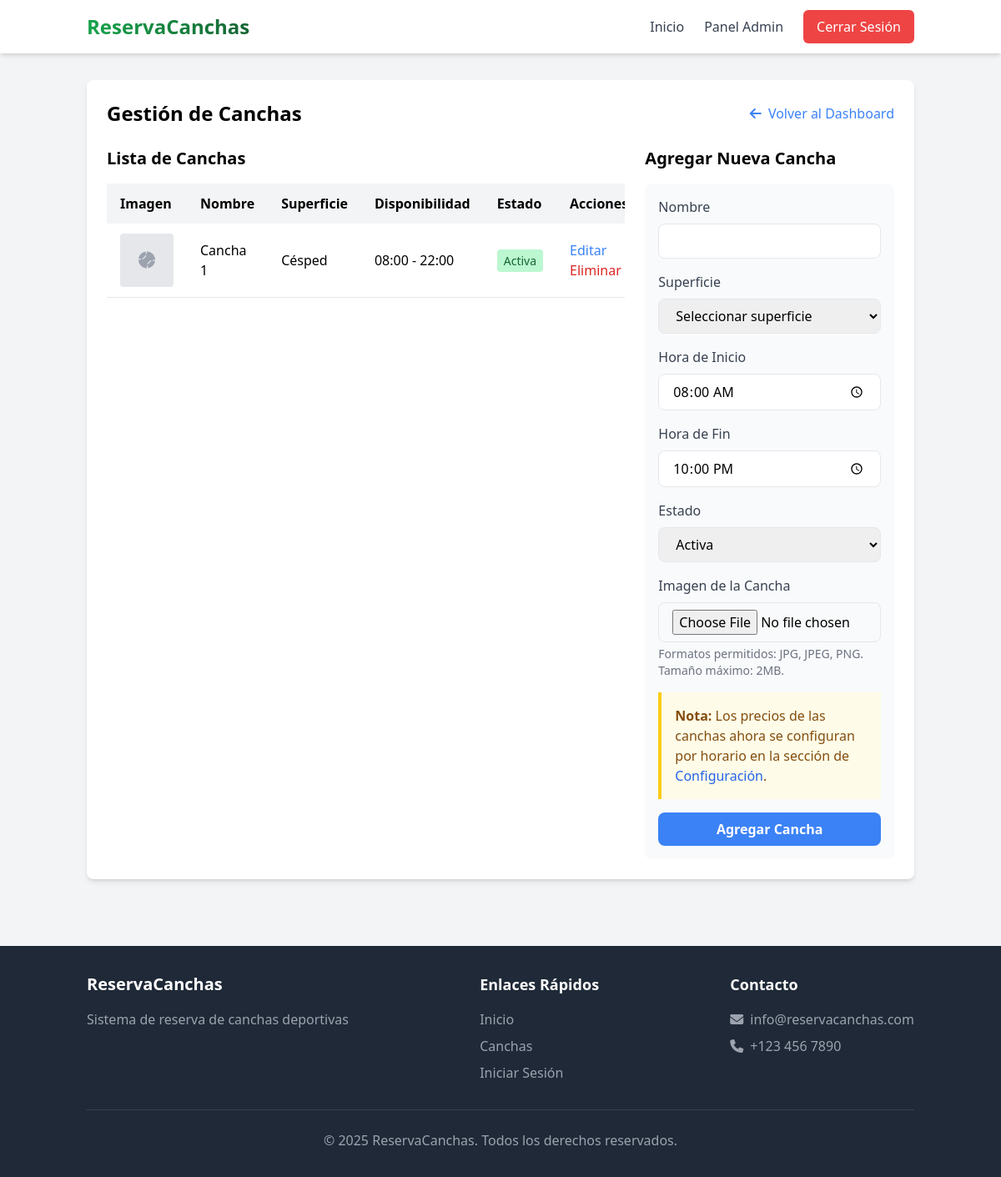
The app's page /index.php?page=admin-courts (signed in) with its own data.
### tables this page shows
CREATE TABLE IF NOT EXISTS courts (
    id INT AUTO_INCREMENT PRIMARY KEY,
    nombre VARCHAR(100) NOT NULL,
    superficie VARCHAR(50) NOT NULL,
    disponibilidad_inicio TIME NOT NULL,
    disponibilidad_fin TIME NOT NULL,
    estado BOOLEAN NOT NULL DEFAULT TRUE,
    imagen VARCHAR(255) DEFAULT NULL
);

### admin/courts.php (the view, shortened to what this page needs)
<?php
$database = new Database();
$db = $database->getConnection();
$editMode = false;
$courtToEdit = null;
$query = "SELECT * FROM courts ORDER BY nombre";
$stmt = $db->prepare($query);
$stmt->execute();
$courts = $stmt->fetchAll(PDO::FETCH_ASSOC);
?>
<div class="bg-white rounded-lg shadow-md p-6">
  <div class="flex justify-between items-center mb-6">
      <h2 class="text-2xl font-bold">Gestión de Canchas</h2>
      <a href="index.php?page=admin" class="text-primary hover:underline">
          <i class="fas fa-arrow-left mr-1"></i> Volver al Dashboard
      </a>
  </div>
  <div class="grid grid-cols-1 md:grid-cols-3 gap-6">
      <div class="md:col-span-2">
          <h3 class="text-xl font-semibold mb-4">Lista de Canchas</h3>
          <div class="overflow-x-auto">
              <table class="min-w-full bg-white">
                  <thead>
                      <tr>
                          <th class="py-3 px-4 bg-gray-100 text-left">Imagen</th>
                          <th class="py-3 px-4 bg-gray-100 text-left">Nombre</th>
                          <th class="py-3 px-4 bg-gray-100 text-left">Superficie</th>
                          <th class="py-3 px-4 bg-gray-100 text-left">Disponibilidad</th>
                          <th class="py-3 px-4 bg-gray-100 text-left">Estado</th>
                          <th class="py-3 px-4 bg-gray-100 text-left">Acciones</th>
                      </tr>
                  </thead>
                  <tbody>
                      <?php foreach ($courts as $court): ?>
                          <tr class="border-b">
                              <td class="py-3 px-4">
                                  <?php if (!empty($court['imagen'])): ?>
                                      <img src="uploads/courts/<?php echo $court['imagen']; ?>" alt="<?php echo $court['nombre']; ?>" class="w-16 h-16 object-cover rounded">
                                  <?php else: ?>
                                      <div class="w-16 h-16 bg-gray-200 rounded flex items-center justify-center">
                                          <i class="fa-solid fa-baseball text-gray-400 text-xl"></i>
                                      </div>
                                  <?php endif; ?>
                              </td>
                              <td class="py-3 px-4"><?php echo $court['nombre']; ?></td>
                              <td class="py-3 px-4"><?php echo $court['superficie']; ?></td>
                              <td class="py-3 px-4"><?php echo substr($court['disponibilidad_inicio'], 0, 5); ?> - <?php echo substr($court['disponibilidad_fin'], 0, 5); ?></td>
                              <td class="py-3 px-4">
                                  <?php if ($court['estado']): ?>
                                      <span class="bg-green-200 text-green-800 py-1 px-2 rounded text-sm">Activa</span>
                                  <?php else: ?>
                                      <span class="bg-red-200 text-red-800 py-1 px-2 rounded text-sm">Inactiva</span>
                                  <?php endif; ?>
                              </td>
                              <td class="py-3 px-4">
                                  <a href="index.php?page=admin-courts&action=edit&id=<?php echo $court['id']; ?>" class="text-primary hover:underline mr-3">
                                      Editar
                                  </a>
                                  <form action="api/admin/courts/delete.php" method="post" class="inline" onsubmit="return confirm('¿Está seguro que desea eliminar esta cancha?');">
                                      <button type="submit" class="text-red-600 hover:text-red-800">
                                          Eliminar
                                      </button>
                                  </form>
                              </td>
                          </tr>
                      <?php endforeach; ?>
                  </tbody>
              </table>
          </div>
      </div>
      <div>
          <h3 class="text-xl font-semibold mb-4">
              <?php echo $editMode ? 'Editar Cancha' : 'Agregar Nueva Cancha'; ?>
          </h3>
          <form action="api/admin/courts/<?php echo $editMode ? 'update.php' : 'create.php'; ?>" method="post" enctype="multipart/form-data" class="bg-gray-50 p-4 rounded-lg">
              <div class="mb-4">
                  <label for="nombre" class="block text-gray-700 font-medium mb-2">Nombre</label>
                  <input type="text" id="nombre" name="nombre" value="<?php echo $editMode ? $courtToEdit['nombre'] : ''; ?>" class="w-full px-4 py-2 border rounded-lg focus:outline-none focus:ring-2 focus:ring-primary" required>
              </div>
              <div class="mb-4">
                  <label for="superficie" class="block text-gray-700 font-medium mb-2">Superficie</label>
                  <select id="superficie" name="superficie" class="w-full px-4 py-2 border rounded-lg focus:outline-none focus:ring-2 focus:ring-primary" required>
                      <option value="">Seleccionar superficie</option>
                  </select>
              </div>
              <div class="mb-4">
                  <label for="disponibilidad_inicio" class="block text-gray-700 font-medium mb-2">Hora de Inicio</label>
                  <input type="time" id="disponibilidad_inicio" name="disponibilidad_inicio" value="<?php echo $editMode ? substr($courtToEdit['disponibilidad_inicio'], 0, 5) : '08:00'; ?>" class="w-full px-4 py-2 border rounded-lg focus:outline-none focus:ring-2 focus:ring-primary" required>
              </div>
              <div class="mb-4">
                  <label for="disponibilidad_fin" class="block text-gray-700 font-medium mb-2">Hora de Fin</label>
                  <input type="time" id="disponibilidad_fin" name="disponibilidad_fin" value="<?php echo $editMode ? substr($courtToEdit['disponibilidad_fin'], 0, 5) : '22:00'; ?>" class="w-full px-4 py-2 border rounded-lg focus:outline-none focus:ring-2 focus:ring-primary" required>
              </div>
              <div class="mb-4">
                  <label for="estado" class="block text-gray-700 font-medium mb-2">Estado</label>
                  <select id="estado" name="estado" class="w-full px-4 py-2 border rounded-lg focus:outline-none focus:ring-2 focus:ring-primary" required>
                      <option value="1" <?php echo ($editMode && $courtToEdit['estado'] == 1) ? 'selected' : ''; ?>>Activa</option>
                  </select>
              </div>
              <div class="mb-4">
                  <label for="imagen" class="block text-gray-700 font-medium mb-2">Imagen de la Cancha</label>
                  <input type="file" id="imagen" name="imagen" accept="image/*" class="w-full px-4 py-2 border rounded-lg focus:outline-none focus:ring-2 focus:ring-primary">
                  <p class="text-sm text-gray-500 mt-1">Formatos permitidos: JPG, JPEG, PNG. Tamaño máximo: 2MB.</p>
              </div>
              <div class="bg-yellow-50 border-l-4 border-yellow-400 p-4 mb-4">
                  <p class="text-yellow-800">
                      <strong>Nota:</strong> Los precios de las canchas ahora se configuran por horario en la sección de
                      <a href="index.php?page=admin-settings" class="text-blue-600 hover:underline">Configuración</a>.
                  </p>
              </div>
              <div class="flex justify-between">
                  <button type="submit" class="bg-primary hover:bg-primary-dark text-white font-bold py-2 px-4 rounded-lg transition duration-300 <?php echo $editMode ? '' : 'w-full'; ?>">
                      <?php echo $editMode ? 'Actualizar Cancha' : 'Agregar Cancha'; ?>
                  </button>
              </div>
          </form>
      </div>
  </div>
</div>

### css/loader.css (style rules this page uses)
.btn-with-loader { position: relative; }

### records on screen
courts: nombre "Cancha 1", superficie "Césped", disponibilidad_inicio "08:00", disponibilidad_fin "22:00", estado "Activa"
